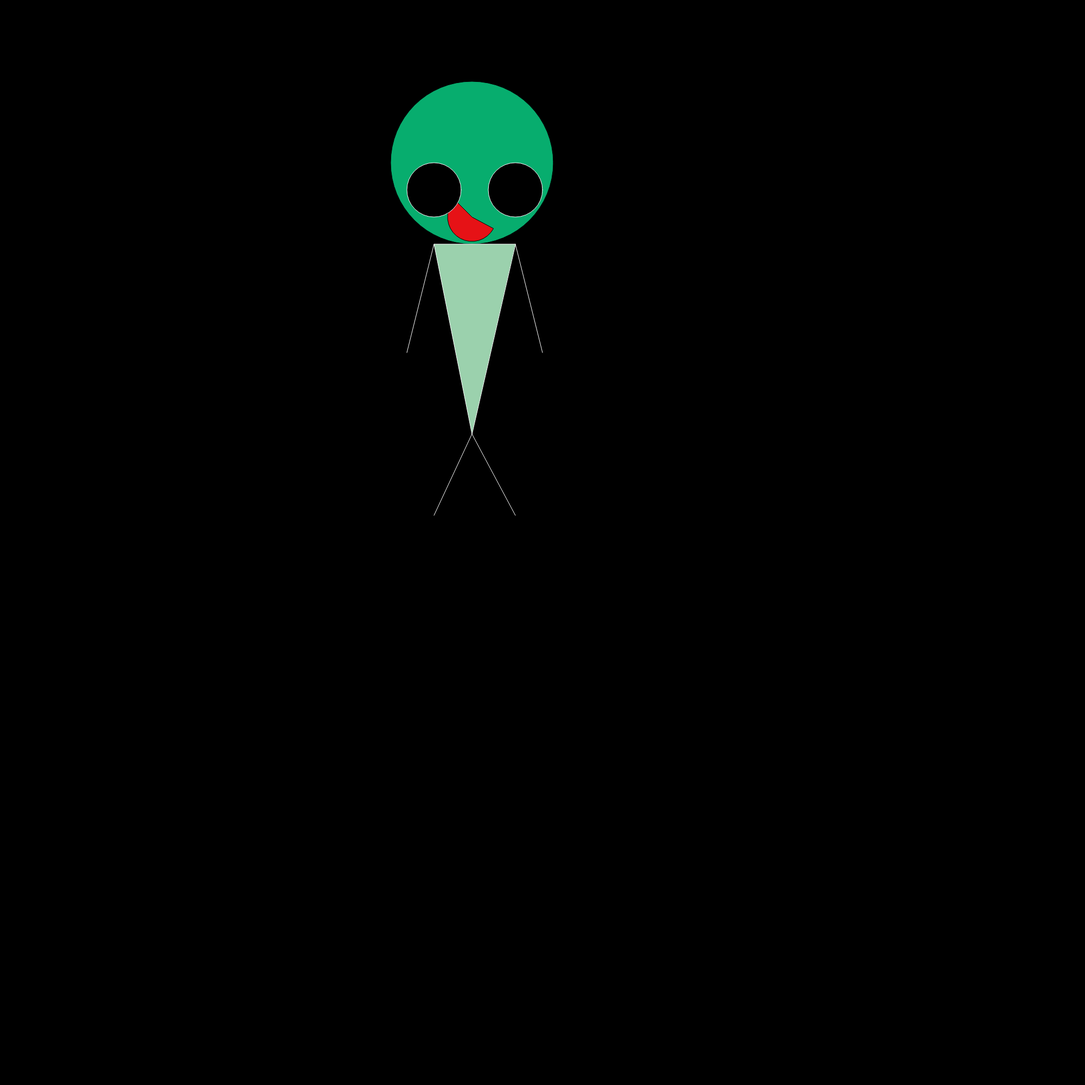
Frame 1 (no input)
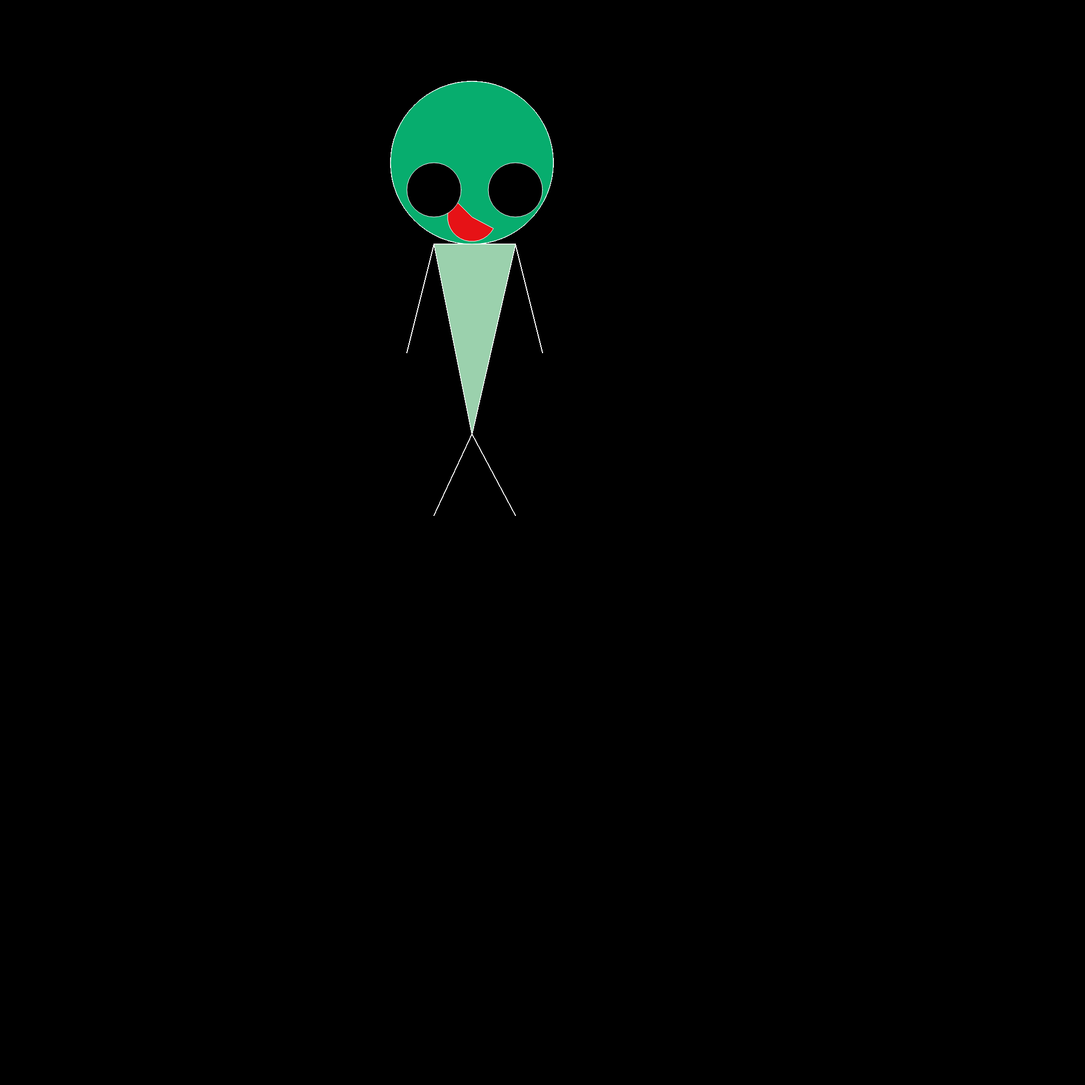
Frame 60 (no input)
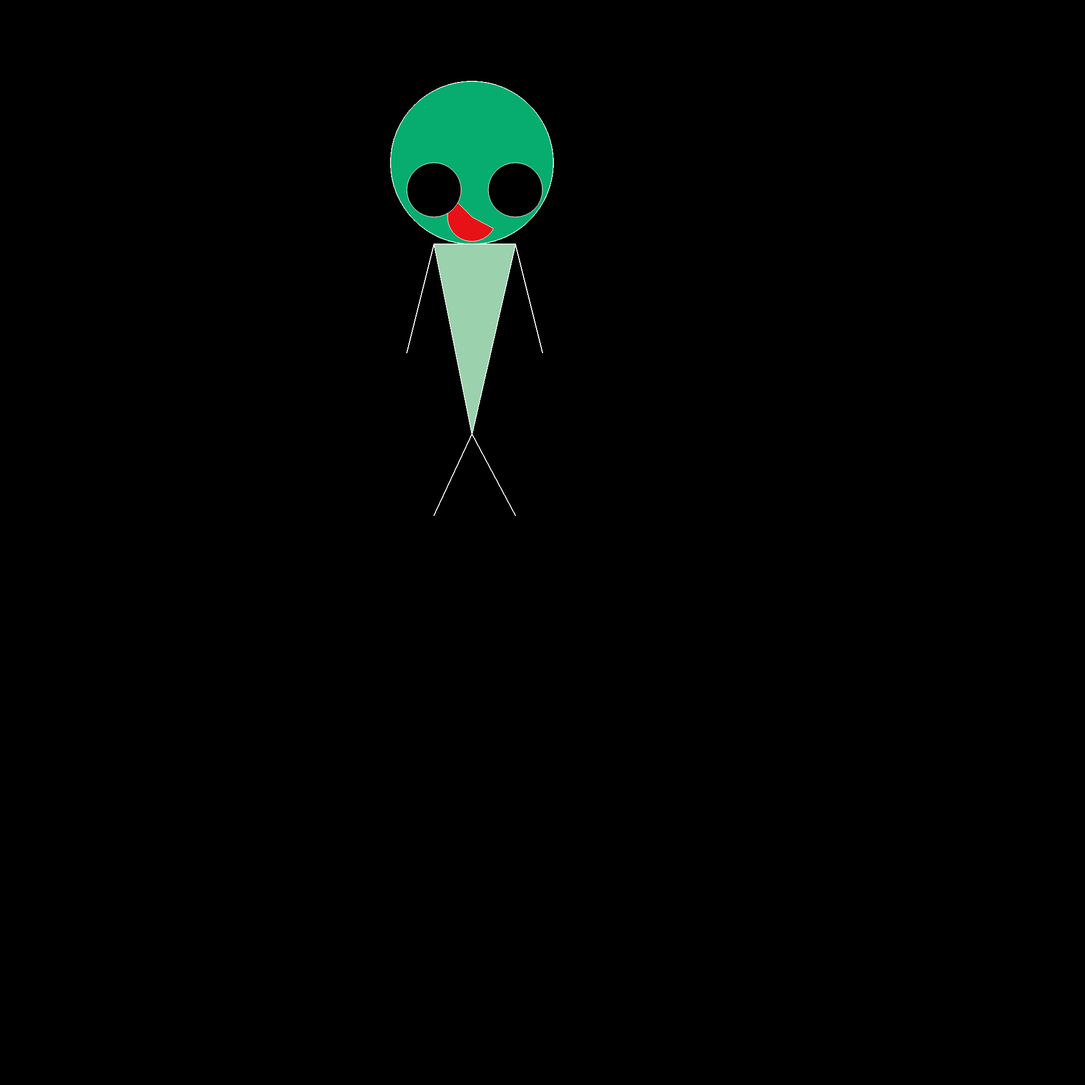
Frame 120 (the mouse pressed at the canvas centre since frame 60)

The p5.js sketch that drew these frames (run headless with seeded random() and noise() and a simulated clock; from frame 60 on, the mouse is pressed at the canvas centre):

// p5.js sketch
// ── sketch.js
function setup() {
  createCanvas(2000,2000);
  colorMode(HSB);
  background('black');
  
}


function draw() {

 //this is a head;
 fill(157, 96, 68);
 ellipse(870, 300, 300);

 //this is a mouth
 fill(359, 92, 90);
 arc(870, 400, 90, 90, 0.5, PI+QUARTER_PI, PIE);
 
 //this are eyes
 stroke(255);
 fill(100, 100, 0);
 ellipse(800, 350, 100);

 stroke(255);
 fill(100, 100, 0);
 ellipse(950, 350, 100);
 
 //this is a body
 fill(140, 26, 82);
 triangle(870, 800, 800, 450, 950, 450)
 
 //this is leg and hand
 fill(145, 100, 52);
 line(800, 450, 750, 650);
 line(950, 450, 1000, 650);
 
 //this are foots
 line(870, 800, 950, 950);
 line(870, 800, 800, 950)
}
